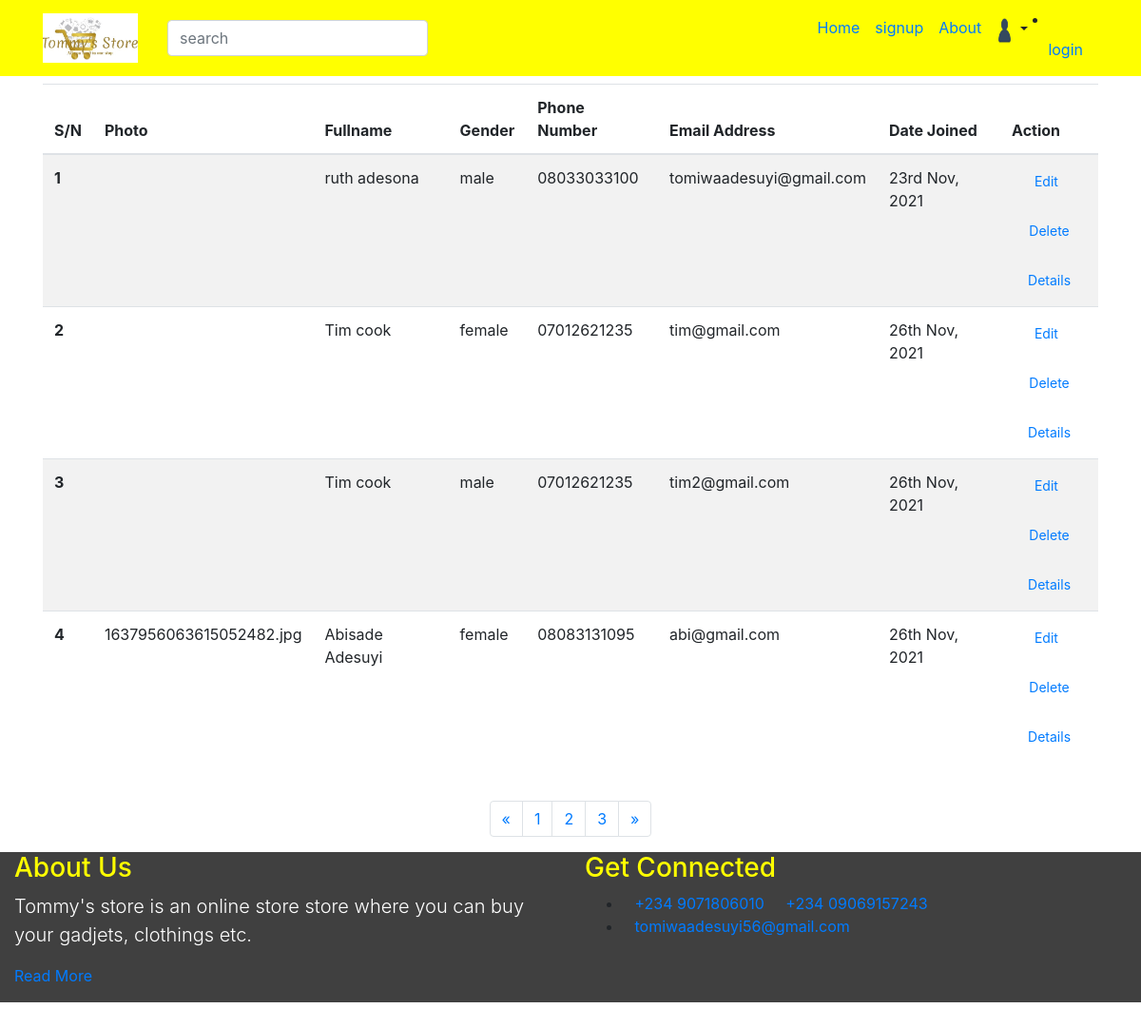
Page /viewcustomers.php on the committed database.
### tables this page shows
CREATE TABLE `customers` (
  `cust_id` int(11) NOT NULL,
  `role_id` int(11) NOT NULL,
  `cust_name` varchar(50) NOT NULL,
  `cust_email` varchar(100) NOT NULL,
  `cust_address` varchar(100) NOT NULL,
  `cust_phone` varchar(20) NOT NULL,
  `cust_gender` varchar(10) NOT NULL,
  `cust_pass` varchar(50) NOT NULL,
  `profilephoto` varchar(300) NOT NULL,
  `createdat` timestamp NOT NULL DEFAULT current_timestamp(),
  `updatedat` timestamp NOT NULL DEFAULT current_timestamp() ON UPDATE current_timestamp()
);

### tommystoreclass.php (called while the page is built, shortened)
<?php
class Users{
	public $dbcon;
 function __construct(){
    	$this->dbcon = new MySqli(DB_SERVERNAME, DB_USERNAME, DB_PASSWORD, DB_DATABASENAME);
}
    function getusers(){
        $query = "SELECT * FROM customers WHERE role_id='1'";
        $result = $this->dbcon->query($query);
        $rows = array();
        if($this->dbcon->affected_rows > 0){
            while($row = $result->fetch_assoc()){
                $rows[] = $row;
            }
            return $rows;
        }else{
            return $rows;
        }
    }
}
?>

### viewcustomers.php (the view, shortened to what this page needs)
<?php
include("frontheader.php");
?>
  <div class="container" style='min-height:500px'>
    <h1 class="mt-4 mb-3">Admin
      <small>All Customers</small>
    </h1>
    <div class="row">
      <div class="col-lg-12 mb-4">
     <table class="table table-striped">
  <thead>
    <tr>
      <th scope="col">S/N</th>
       <th scope="col">Photo</th>
      <th scope="col">Fullname</th>
      <th scope="col">Gender</th>
      <th scope="col">Phone Number</th>
      <th scope="col">Email Address</th>
      <th scope="col">Date Joined</th>
      <th scope="col">Action</th>
    </tr>
  </thead>
  <tbody>
    <?php
    $objuser = new Users;
    $users = $objuser->getusers();
     if(!empty($users)){
    $counter = 0;
      foreach($users as $key => $value){
        $counter++;
      ?>
    <tr>
      <th scope="row"><?php echo $counter; ?></th>
      <td><?php echo $value['profilephoto']?></td>
      <td><?php echo $value['cust_name']?></td>
      <td><?php echo $value['cust_gender']?></td>
      <td><?php echo $value['cust_phone']?></td>
      <td><?php echo $value['cust_email']?></td>
      <td><?php echo date('jS M, Y',strtotime($value['createdat'])); ?></td>
      <td>
        <a href="edit.php?userid=<?php echo $value['user_id']?>" class='btn btn-sm btn-link'><i class='fa fa-trash'></i>&nbsp;Edit</a><br>
        <a href='delete.php' class='btn btn-sm btn-link'><i class='fa fa-trash'></i>&nbsp; Delete</a><br>
        <a href='details.html' class='btn btn-sm btn-link'><i class='fa fa-list'></i>&nbsp; Details</a>
      </td>
    </tr>
    <?php
     }
}
  ?>
  </tbody>
</table>
      </div>
    </div>
    <ul class="pagination justify-content-center">
      <li class="page-item">
        <a class="page-link" href="#" aria-label="Previous">
          <span aria-hidden="true">&laquo;</span>
        </a>
      </li>
      <li class="page-item">
        <a class="page-link" href="#">1</a>
      </li>
      <li class="page-item">
        <a class="page-link" href="#">2</a>
      </li>
      <li class="page-item">
        <a class="page-link" href="#">3</a>
      </li>
      <li class="page-item">
        <a class="page-link" href="#" aria-label="Next">
          <span aria-hidden="true">&raquo;</span>
        </a>
      </li>
    </ul>
  </div>
  <?php
include("frontfooter.php");
  ?>

### frontheader.php (shortened to what this page needs)
<?php session_start();
include 'tommystoreclass.php';
?>
<!DOCTYPE html>
<html>
<head>
<link href="bootstrap/css/bootstrap.css" rel="stylesheet" type="text/css">
 <link rel="stylesheet" href="indexstyle.css">
  <link href="fontawesome/fontawesome/css/all.css" rel="stylesheet">
</head>
<body>
  <nav class="navbar fixed-top navbar-expand-lg  fixed-top" style='background-color:yellow'>
    <div class="container">
      <a class="navbar-brand" href="index.php"><img src="images/product.jpeg" width='100'></a>
     <div class="container">
      <div class="row">
      <div class="col-md-12">
      <input type="text" name="search" id="searchmember" placeholder="search" class="form-control">
      </div>
</div>
</div>
      <div class="collapse navbar-collapse" id="navbarResponsive">
        <ul class="navbar-nav ml-auto">
          <li class="nav-item">
            <a class="nav-link" href="index.php">Home</a>
          </li>
          <?php
          if(empty($_SESSION)){
          ?>
           <li class="nav-item">
            <a class="nav-link" href="registerform.php">signup</a>
          </li>
          <?php
        }
        ?>
           <li class="nav-item">
            <a class="nav-link" href="#abt">About</a>
          </li>
           <li class="nav-item dropdown">
            <p class="nav-link dropdown-toggle" href="#" id="navbarDropdownBlog" data-toggle="dropdown" aria-haspopup="true" aria-expanded="false">
             <?php if(!empty($_SESSION['name'])){
              echo $_SESSION['name'];
             }else{
              ?>
              <img src="images/avater.png" class="img-fluid" style="height: 30px">
              <?php
             } ?>
                </p>
            </div>
           <li class="nav-item">
            <?php
            if(empty($_SESSION['name'])){
              ?>
             <a class="nav-link" href="signinform.php">login</a>
             <?php
            }else{
            ?>
            <a class="nav-link" href="Logout.php">Logout</a>
            <?php
          }
          ?>
          </li>
      </div>
  </nav>

### frontfooter.php (shortened to what this page needs)
<footer class="footer">
    <div class="container-fluid" style="background-color: rgb(64,64,64)">
      <div class="row mb-5">
        <div class="col-md-6 col-lg-6">
          <h3 class="heading-section" style="color: yellow">About Us</h3>
          <p class="lead" style="color: white" id="abt">Tommy's store is an online store store where you can buy your gadjets, clothings etc.</p>
          <p><a href="#" class="link-underline">Read  More</a></p>
        </div>
        <div class="col-md-6 col-lg-6">
          <div class="block-23">
            <h3 class="heading-section" style="color: yellow">Get Connected</h3>
              <ul>
                <li><a href="#"><span class="fas fa-phone"></span><span class="text">+234 9071806010 &nbsp;&nbsp;&nbsp; +234 09069157243</span></a></li>
                <li><a href="#"><span class="fas fa-envelope"></span><span class="text">tomiwaadesuyi56@gmail.com</span></a></li>
              </ul>
            </div>
        </div>
      </div>
			</div>
</footer>
</body>
</html>

### rows in the picture
customers: cust_name "ruth adesona", cust_gender "male", cust_phone "08033033100", cust_email "tomiwaadesuyi@gmail.com", createdat "23rd Nov, 2021"
customers: cust_name "Tim cook", cust_gender "female", cust_phone "07012621235", cust_email "tim@gmail.com", createdat "26th Nov, 2021"
customers: cust_name "Tim cook", cust_gender "male", cust_phone "07012621235", cust_email "tim2@gmail.com", createdat "26th Nov, 2021"
customers: profilephoto "1637956063615052482.jpg", cust_name "Abisade Adesuyi", cust_gender "female", cust_phone "08083131095", cust_email "abi@gmail.com", createdat "26th Nov, 2021"
